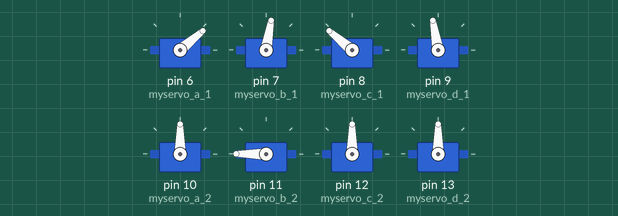
This sketch was run on a simulated Arduino Uno, built with avr-gcc and run on an emulated ATmega328P. Shown: 8 × servo.

Above: at 1.05 s.
At 1.75 s:
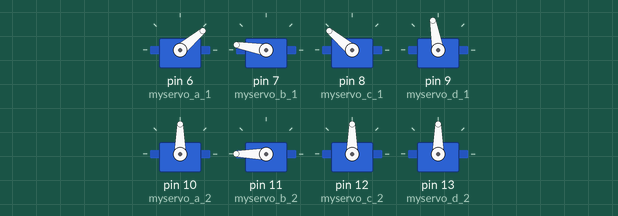
At 2.5 s:
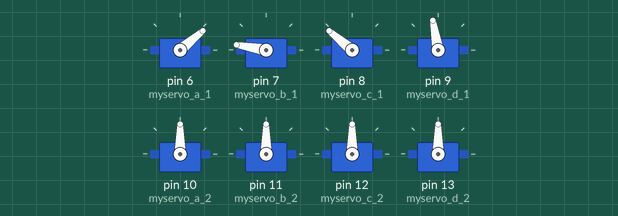
At 4.0 s:
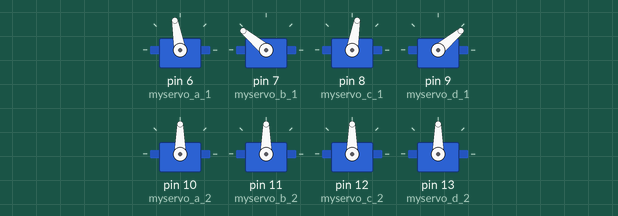
At 5.5 s:
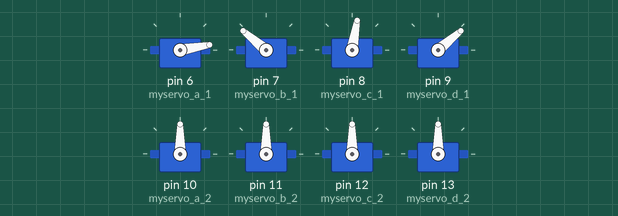
At 7.0 s:
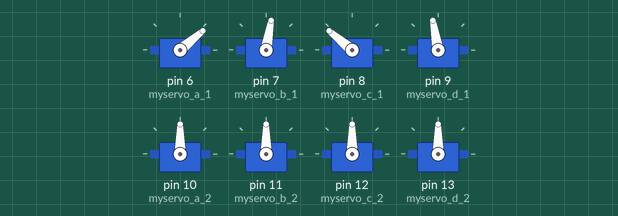
Timing chart, 0 to 8.8 s (numbered marks = the images above):
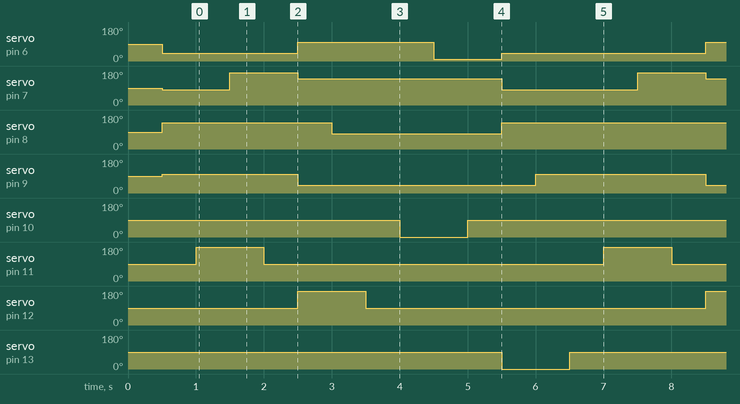

Measured:
- by itself, servo on pin 6 (myservo_a_1): repeats every 6.0 s: 100° 2.0 s, 10° 1.0 s, 40° 3.0 s
- by itself, servo on pin 7 (myservo_b_1): repeats every 6.0 s: 170° 1.0 s, 140° 3.0 s, 80° 2.0 s
- by itself, servo on pin 8 (myservo_c_1): repeats every 6.0 s: 80° 2.5 s, 140° 3.5 s
- by itself, servo on pin 9 (myservo_d_1): repeats every 6.0 s: 40° 3.5 s, 100° 2.5 s
- by itself, servo on pin 10 (myservo_a_2), servo on pin 13 (myservo_d_2): alternates 90° for 5.0 s and 0° for 1.0 s
- by itself, servo on pin 11 (myservo_b_2), servo on pin 12 (myservo_c_2): alternates 180° for 1.0 s and 90° for 5.0 s

The sketch:

PBL2_2_2.ino
```cpp
//進むときは三足
#include <Servo.h>

Servo myservo_a_1; //左前脚の第一関節
Servo myservo_b_1; //右前脚の第一関節
Servo myservo_c_1; //左後脚の第一関節
Servo myservo_d_1; //右後脚の第一関節
Servo myservo_a_2; //左前脚の第二関節
Servo myservo_b_2; //右前脚の第二関節
Servo myservo_c_2; //左後脚の第二関節
Servo myservo_d_2; //右後脚の第二関節

void setup() {
  // put your setup code here, to run once:
  myservo_a_1.attach(6);
  myservo_b_1.attach(7);
  myservo_c_1.attach(8);
  myservo_d_1.attach(9);
  myservo_a_2.attach(10);
  myservo_b_2.attach(11);
  myservo_c_2.attach(12);
  myservo_d_2.attach(13);

  myservo_a_2.write(90);
  myservo_b_2.write(90);
  myservo_c_2.write(90);
  myservo_d_2.write(90);
  delay(500);

  myservo_a_1.write(40);
  myservo_b_1.write(80);
  myservo_c_1.write(140);
  myservo_d_1.write(100);
  delay(500);

}

void zenshin(){
  myservo_b_2.write(180);
  delay(500);
  myservo_b_1.write(170);
  delay(500);
  myservo_b_2.write(90);
  delay(500);

  myservo_a_1.write(100);
  myservo_b_1.write(140);
  myservo_c_2.write(180);
  myservo_d_1.write(40);
  delay(500);

  myservo_c_1.write(80);
  delay(500);
  myservo_c_2.write(90);
  delay(500);

  myservo_a_2.write(0);
  delay(500);
  myservo_a_1.write(10);
  delay(500);
  myservo_a_2.write(90);
  delay(500);

  myservo_a_1.write(40);
  myservo_b_1.write(80);
  myservo_c_1.write(140);
  myservo_d_2.write(0);
  delay(500);

  myservo_d_1.write(100);
  delay(500);
  myservo_d_2.write(90);
  delay(500);
}

void loop() {
  // put your main code here, to run repeatedly:
  zenshin();
}
```
